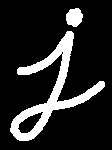
#> input picture Basic level image processing/c12_Morphological_Operators/j.png, 112 x 150 px
$ python K13_7_Opening_Acma_Islemi.py
#> lines starting #> are read from the running program, lines starting #| are printed output that depends on the picture; after the words box and inside, x2 and y2 are one past the last pixel; in counts of white or black regions, pixels touching at a corner belong together; pictures that were not available may be replaced by others from this repository, and a replacement may not be noted
# -*- coding: utf-8 -*-
"""
Created on Tue Apr 16 07:56:21 2024

@author: muozi
"""

import cv2
import numpy as np
import matplotlib.pyplot as plt

# Görüntüleri oku
img1 = cv2.imread("j.png")
#> img1 is the input picture: shape (150, 112, 3); 15.3% white; 2 white regions, box (x1, y1, x2, y2) and area: (10, 31, 105, 141) 2331, (66, 8, 83, 27) 245
img2 = cv2.imread("j2.png")
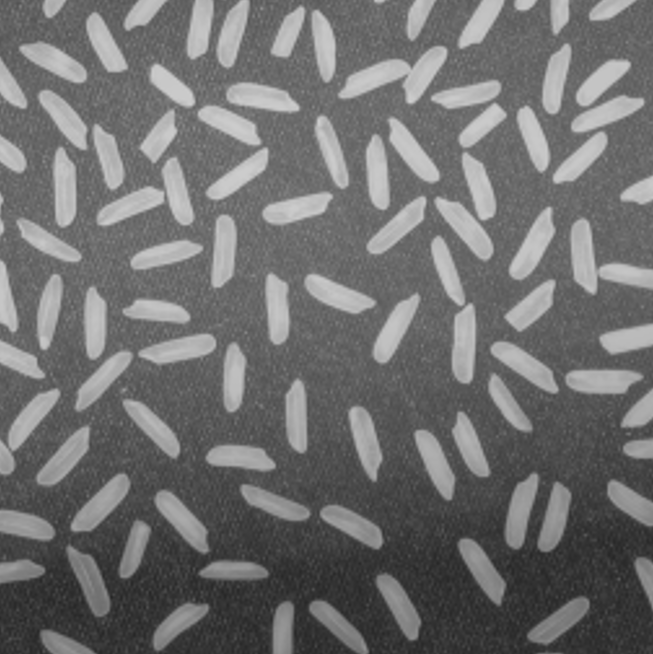
#> input picture Basic level image processing/c12_Morphological_Operators/Top_bottom_img.png, 653 x 654 px, given in place of j2.png, which was not available
#> img2 is the input picture: shape (654, 653, 3); min 38, max 207, mean 111.3
img3 = cv2.imread("j3.png")
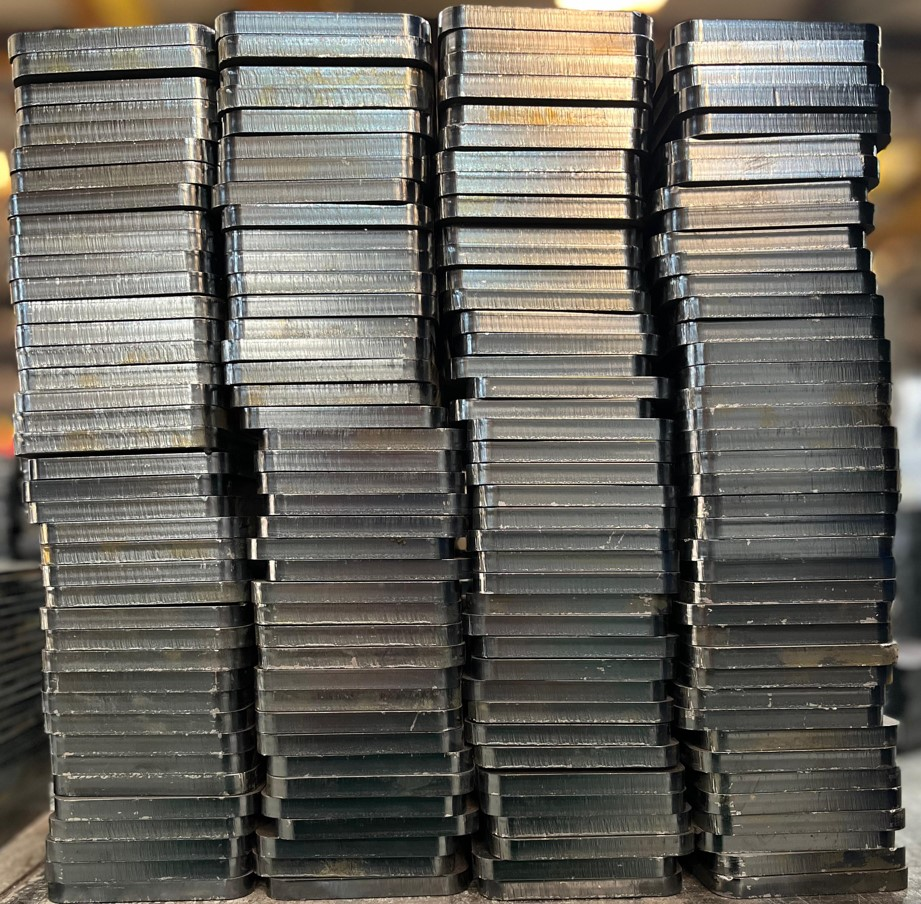
#> input picture Basic level image processing/c12_Morphological_Operators/Crop3.jpg, 921 x 904 px, given in place of j3.png, which was not available
#> img3 is the input picture: shape (904, 921, 3); mean B, G, R 94.1, 101.7, 104.4

# Opening işlemi için kernel
kernel = np.ones((3, 3), np.uint8)

# Iterasyon sayısı
iterations = 5

# Opening işlemi (erosion + dilation)
opening1 = cv2.morphologyEx(img1, cv2.MORPH_OPEN, kernel, iterations=iterations)
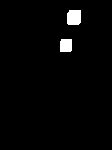
#> opening1: shape (150, 112, 3); 2.1% white; 2 white regions, box (x1, y1, x2, y2) and area: (67, 10, 81, 25) 201, (60, 39, 72, 52) 153
opening2 = cv2.morphologyEx(img2, cv2.MORPH_OPEN, kernel, iterations=iterations)
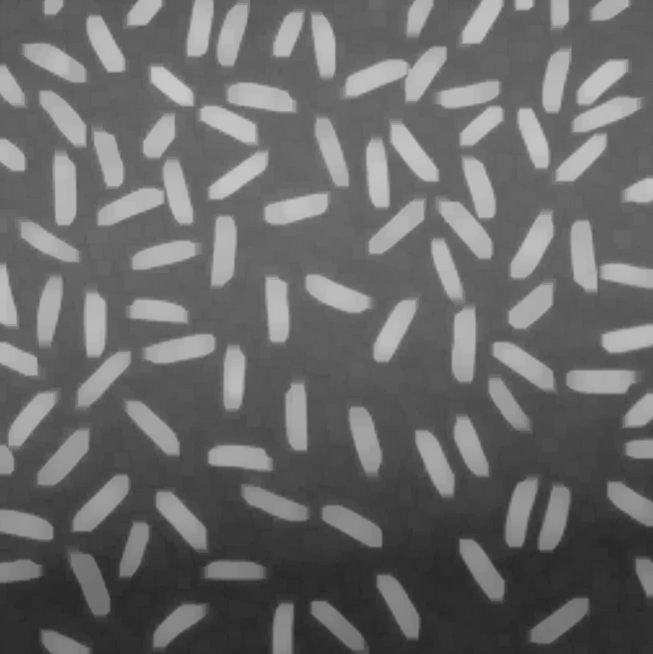
#> opening2: shape (654, 653, 3); min 38, max 200, mean 105.1
opening3 = cv2.morphologyEx(img3, cv2.MORPH_OPEN, kernel, iterations=iterations)
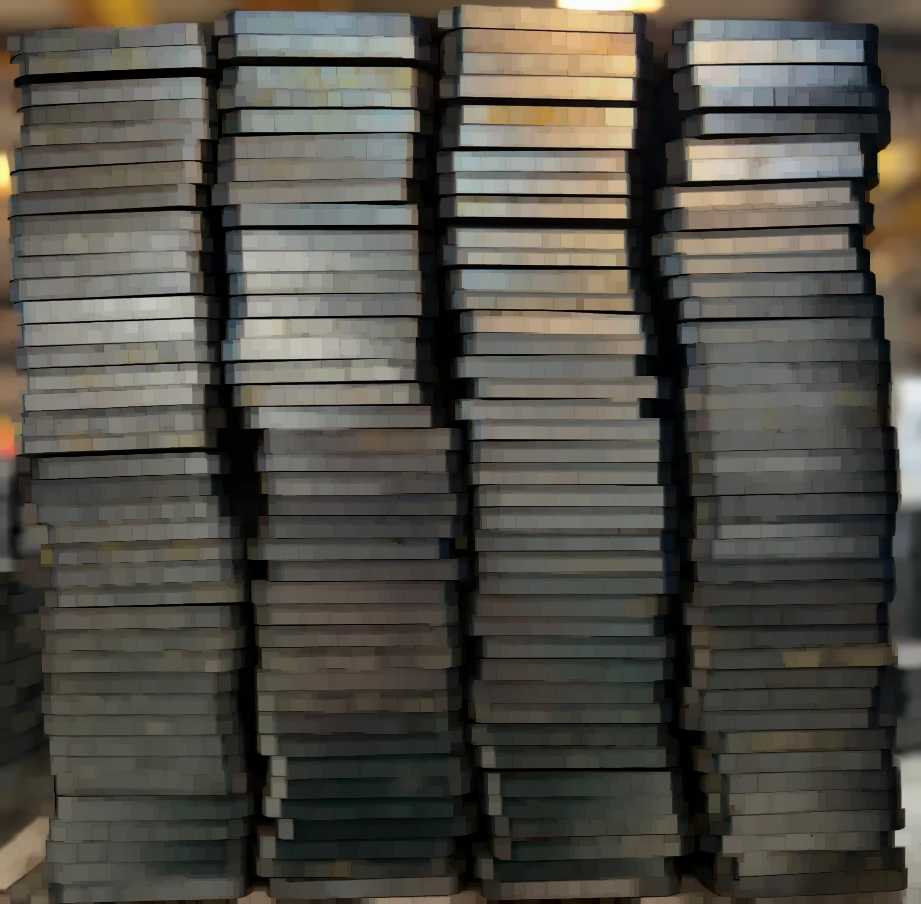
#> opening3: shape (904, 921, 3); mean B, G, R 72.2, 79.8, 82.4

# Görüntüleri ve opening işlemi sonucunu yan yana göster
fig, axs = plt.subplots(3, 2, figsize=(10, 15))

# Orijinal görüntüleri göster
axs[0, 0].imshow(img1)
axs[0, 0].set_title('Orijinal Image 1')
axs[0, 0].axis('off')

axs[1, 0].imshow(img2)
axs[1, 0].set_title('Orijinal Image 2')
axs[1, 0].axis('off')

axs[2, 0].imshow(img3)
axs[2, 0].set_title('Orijinal Image 3')
axs[2, 0].axis('off')

# Opening işlemi sonuçlarını göster
axs[0, 1].imshow(cv2.cvtColor(opening1, cv2.COLOR_BGR2RGB))
axs[0, 1].set_title('Opening Image 1')
axs[0, 1].axis('off')

axs[1, 1].imshow(cv2.cvtColor(opening2, cv2.COLOR_BGR2RGB))
axs[1, 1].set_title('Opening Image 2')
axs[1, 1].axis('off')

axs[2, 1].imshow(cv2.cvtColor(opening3, cv2.COLOR_BGR2RGB))
axs[2, 1].set_title('Opening Image 3')
axs[2, 1].axis('off')

plt.show()
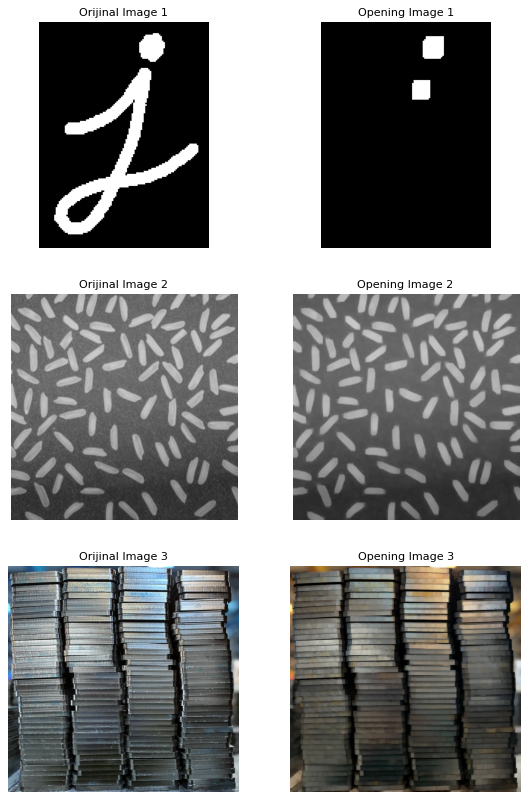
#> figure drawn by matplotlib, 6 panels; B, G, R data is drawn as R, G, B
